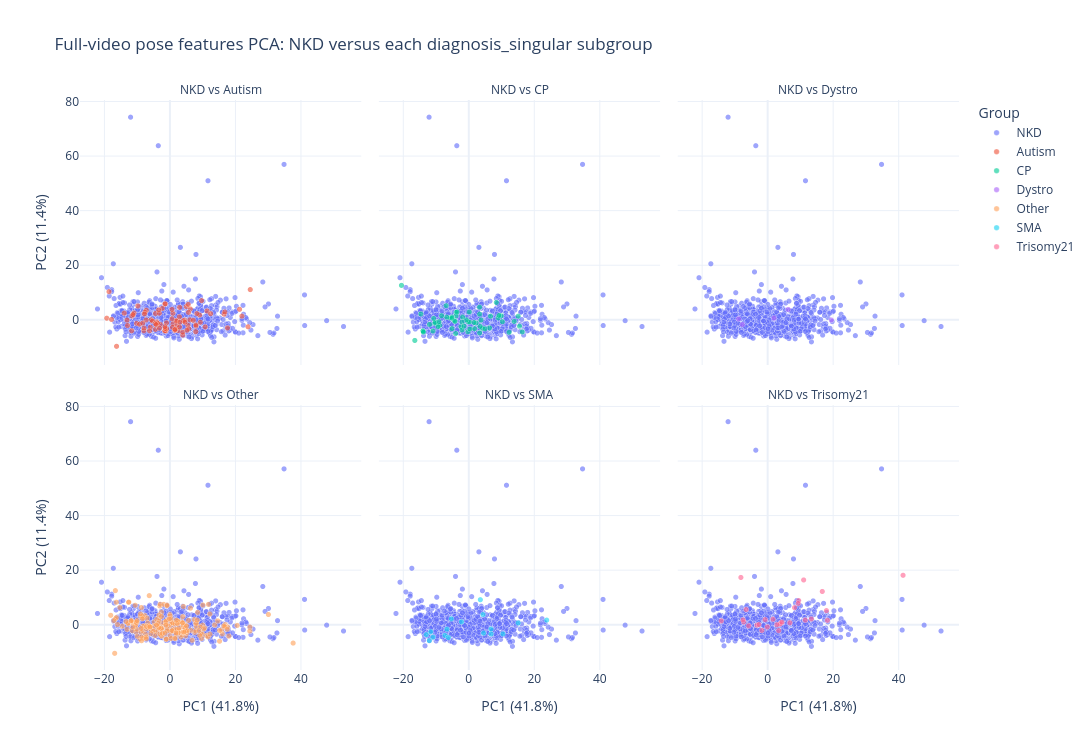

Source (notebook cell):
### Code cell
fig_full_pairwise, df_pca_full_pairwise = plot_nkd_vs_subgroups(
    df_pca_full,
    explained_full,
    'Full-video pose features PCA: NKD versus each diagnosis_singular subgroup',
)
fig_full_pairwise.show()

### Figure 1 — Plotly figure (JSON) as saved in the notebook; plotly's stock layout.template omitted (floating-point values rounded to 4 significant figures; data arrays with more than 128 entries replaced by an {"elided": "..."} marker saying what was removed)
{"data": [{"customdata": {"elided": "1044x5 mixed values"}, "hovertemplate": "<b>%{hovertext}</b><br><br>Group=NKD<br>comparison=NKD vs Autism<br>PC1 (41.8%)=%{x}<br>PC2 (11.4%)=%{y}<br>diagnosis_singular=%{customdata[0]}<br>pma_at_visit_days=%{customdata[1]}<br>age_adjusted=%{customdata[2]}<br>sex=%{customdata[3]}<br>prematurity=%{customdata[4]}<extra></extra>", "hovertext": {"elided": "1044 str values"}, "legendgroup": "NKD", "marker": {"color": "#636efa", "line": {"color": "white", "width": 0.25}, "opacity": 0.62, "size": 5.5, "symbol": "circle"}, "mode": "markers", "name": "NKD", "showlegend": true, "type": "scattergl", "x": {"elided": "1044 float values"}, "xaxis": "x4", "y": {"elided": "1044 float values"}, "yaxis": "y4"}, {"customdata": {"elided": "1044x5 mixed values"}, "hovertemplate": "<b>%{hovertext}</b><br><br>Group=NKD<br>comparison=NKD vs CP<br>PC1 (41.8%)=%{x}<br>PC2 (11.4%)=%{y}<br>diagnosis_singular=%{customdata[0]}<br>pma_at_visit_days=%{customdata[1]}<br>age_adjusted=%{customdata[2]}<br>sex=%{customdata[3]}<br>prematurity=%{customdata[4]}<extra></extra>", "hovertext": {"elided": "1044 str values"}, "legendgroup": "NKD", "marker": {"color": "#636efa", "line": {"color": "white", "width": 0.25}, "opacity": 0.62, "size": 5.5, "symbol": "circle"}, "mode": "markers", "name": "NKD", "showlegend": false, "type": "scattergl", "x": {"elided": "1044 float values"}, "xaxis": "x5", "y": {"elided": "1044 float values"}, "yaxis": "y5"}, {"customdata": {"elided": "1044x5 mixed values"}, "hovertemplate": "<b>%{hovertext}</b><br><br>Group=NKD<br>comparison=NKD vs Dystro<br>PC1 (41.8%)=%{x}<br>PC2 (11.4%)=%{y}<br>diagnosis_singular=%{customdata[0]}<br>pma_at_visit_days=%{customdata[1]}<br>age_adjusted=%{customdata[2]}<br>sex=%{customdata[3]}<br>prematurity=%{customdata[4]}<extra></extra>", "hovertext": {"elided": "1044 str values"}, "legendgroup": "NKD", "marker": {"color": "#636efa", "line": {"color": "white", "width": 0.25}, "opacity": 0.62, "size": 5.5, "symbol": "circle"}, "mode": "markers", "name": "NKD", "showlegend": false, "type": "scattergl", "x": {"elided": "1044 float values"}, "xaxis": "x6", "y": {"elided": "1044 float values"}, "yaxis": "y6"}, {"customdata": {"elided": "1044x5 mixed values"}, "hovertemplate": "<b>%{hovertext}</b><br><br>Group=NKD<br>comparison=NKD vs Other<br>PC1 (41.8%)=%{x}<br>PC2 (11.4%)=%{y}<br>diagnosis_singular=%{customdata[0]}<br>pma_at_visit_days=%{customdata[1]}<br>age_adjusted=%{customdata[2]}<br>sex=%{customdata[3]}<br>prematurity=%{customdata[4]}<extra></extra>", "hovertext": {"elided": "1044 str values"}, "legendgroup": "NKD", "marker": {"color": "#636efa", "line": {"color": "white", "width": 0.25}, "opacity": 0.62, "size": 5.5, "symbol": "circle"}, "mode": "markers", "name": "NKD", "showlegend": false, "type": "scattergl", "x": {"elided": "1044 float values"}, "xaxis": "x", "y": {"elided": "1044 float values"}, "yaxis": "y"}, {"customdata": {"elided": "1044x5 mixed values"}, "hovertemplate": "<b>%{hovertext}</b><br><br>Group=NKD<br>comparison=NKD vs SMA<br>PC1 (41.8%)=%{x}<br>PC2 (11.4%)=%{y}<br>diagnosis_singular=%{customdata[0]}<br>pma_at_visit_days=%{customdata[1]}<br>age_adjusted=%{customdata[2]}<br>sex=%{customdata[3]}<br>prematurity=%{customdata[4]}<extra></extra>", "hovertext": {"elided": "1044 str values"}, "legendgroup": "NKD", "marker": {"color": "#636efa", "line": {"color": "white", "width": 0.25}, "opacity": 0.62, "size": 5.5, "symbol": "circle"}, "mode": "markers", "name": "NKD", "showlegend": false, "type": "scattergl", "x": {"elided": "1044 float values"}, "xaxis": "x2", "y": {"elided": "1044 float values"}, "yaxis": "y2"}, {"customdata": {"elided": "1044x5 mixed values"}, "hovertemplate": "<b>%{hovertext}</b><br><br>Group=NKD<br>comparison=NKD vs Trisomy21<br>PC1 (41.8%)=%{x}<br>PC2 (11.4%)=%{y}<br>diagnosis_singular=%{customdata[0]}<br>pma_at_visit_days=%{customdata[1]}<br>age_adjusted=%{customdata[2]}<br>sex=%{customdata[3]}<br>prematurity=%{customdata[4]}<extra></extra>", "hovertext": {"elided": "1044 str values"}, "legendgroup": "NKD", "marker": {"color": "#636efa", "line": {"color": "white", "width": 0.25}, "opacity": 0.62, "size": 5.5, "symbol": "circle"}, "mode": "markers", "name": "NKD", "showlegend": false, "type": "scattergl", "x": {"elided": "1044 float values"}, "xaxis": "x3", "y": {"elided": "1044 float values"}, "yaxis": "y3"}, {"customdata": {"elided": "92x5 mixed values"}, "hovertemplate": "<b>%{hovertext}</b><br><br>Group=Autism<br>comparison=NKD vs Autism<br>PC1 (41.8%)=%{x}<br>PC2 (11.4%)=%{y}<br>diagnosis_singular=%{customdata[0]}<br>pma_at_visit_days=%{customdata[1]}<br>age_adjusted=%{customdata[2]}<br>sex=%{customdata[3]}<br>prematurity=%{customdata[4]}<extra></extra>", "hovertext": ["596-6928de1f-M-65-2010261202", "5388-8d8a8bdc-M-165-2010271636", "24035-f65d7460-F-32-2011061359_A", "24081-9d351125-2101201711_A", "24156-54a38a26-2102101140_S", "24254-2021-26-02T100941", "24266-6aef1ce9-2103010850_A", "24305-9ea5d2ca-2103080845", "24309-9beb9f1a-2103081614_C", "24314-ba15622b-2103100915_A", "24318-c122175d-2103111027_C", "24381-3608af48-2103291252_A", "24402-a4a4a9c4-2104011805_A", "24420-cc8cd301-2104061213", "24474-de0d57b2-210429144226", "24487-f32fe4ac-2105101351_A", "24574-bb1d9804-2106071058_A", "24583-0c328ff9-2106081145_C", "24606-9af91f2e-2106141541_A", "24634-dfe83103-210622112237", "24645-d2592c71-210623154856", "24651-8d2bec5a-210624120128", "24659-4dfd44d3-210625104846", "24664-734dc359-210628105615", "24698-c30e7798-2107071016_C", "24736-ce30a673-2107201005_S", "24774-d25d6e60-2108031123_M", "24783-393c4979-2108041446_M", "24788-60405a2b-2108050948", "24796-cbf6cfe7-2108061042_A", "24803-6280951c-2108090908_A", "24808-d5b6f2a4-2108091429_A", "24820-42ca768d-2108161119_A", "24825-cef3ba28-2108161616_A", "24838-f0153697-2108191443_S", "24857-754cc201-2108301603_A", "24871-c4225de1-2109071525_A", "24872-71c959e3-2109081057_A", "24941-17c4e120-2109301659", "24957-9af6fc2c-2110061135_A", "24997-fab69e70-2110131517_A", "24998-9adcee24-211013160559", "25005-c5a5324d-211015154315", "25017-43c08790-211020121642", "25043-0a35c1eb-211026111542", "25044-79bc6ddc-211026113507", "25046-5ef0839a-211026152555", "25050-04d110ef-211028102343", "25072-c63ce63a-211104134809", "25168-41e009c1-211203104442", "25186-8b723859-211208151342", "25205-7b998acd-2112211118_C", "25272-6c4725c9-220126162217", "25312-dbeb3b0a-2202210920_A", "25314-b1984729-2202221338_A", "25319-fcc2f1f9-220224150201", "25360-ac772461-2203111109_A", "25419-f8e229e8-2204071020", "25423-a43042ff-2204111529_A", "25439-b7b4adde-2204181509_A", "25451-7bc04546-220422144609", "25465-28dd776d-2205021508_A", "25479-240ee5bf-2205241559_M", "25502-c8e69e5c-2206201137", "25510-e06add3d-2206231128", "25539-bf0ade45-2207061521", "25552-502a9293-2207141242", "25627-43561d2e-2208151246_A", "25654-fc9595f4-2209020910_A", "25671-7bcd08f3-2209141152_A", "25687-868296e2-2209191526", "25728-688c6d3b-221007120320", "25756-8fd56a21-221021105740", "25793-41f58803-221103160458", "25811-1f388a20-221109122301", "25873-e83983e2-221202130438", "25932-26fa5ffc-230105133541", "25987-3562d04f-230123112016", "26055-3b38b99d-230207164944", "26060-e777f9de-230209140608", "26088-6463ac69-230215095946", "26163-755919b4-230309103944", "26176-038cb840-230313163555", "26177-9e5c0e30-230314134932", "26180-38f9a081-230315115727", "26200-9033d96a-230322154554", "26270-e34b8b18-230412101424", "26284-f40037e2-230414151647", "26473-ff0d5b70-230612125152", "26478-a6523da1-230613112722", "26628-a2d9d2e1-230802123855", "26690-99b7897f-230818110446"], "legendgroup": "Autism", "marker": {"color": "#EF553B", "line": {"color": "white", "width": 0.25}, "opacity": 0.62, "size": 5.5, "symbol": "circle"}, "mode": "markers", "name": "Autism", "showlegend": true, "type": "scattergl", "x": [2.293, 5.03, -7.941, 2.55, -18.58, -7.253, -11.54, -1.484, -4.07, 16.58, -5.956, 9.706, -1.471, -1.435, 0.992, 5.49, 1.703, -1.228, -10.16, 3.928, -2.297, 8.019, 3.914, 2.135, -7.192, -19.27, 5.777, -5.711, -4.403, -12.93, -16.28, -2.918, 2.919, 1.483, -9.788, -9.274, -1.031, 9.112, -7.892, -4.382, 21.31, 23.89, 5.215, 0.941, 6.155, 4.568, 17.61, -1.546, 1.933, -1.004, -3.802, 7.918, -13.93, -5.309, -7.606, -4.423, -17.82, 6.263, 11.36, -13.09, -10.96, 22.01, -4.176, -8.296, 0.6619, 24.57, 7.168, 10.8, -11.67, 4.15, 2.952, 0.8051, -6.206, -7.759, 3.052, -11.25, 0.6661, 12.45, 16.78, -1.405, 5.627, 8.264, 2.991, 1.604, -3.202, 4.624, 5.682, -3.165, 7.947, -1.493, 9.311, -3.417], "xaxis": "x4", "y": [-0.1743, 5.007, -3.857, -3.796, 10.48, 0.1196, 1.543, 5.897, -0.6012, 2.222, -2.569, 7.208, -3.76, 6.031, -1.268, -1.815, -3.601, -3.939, -1.146, -5.452, 4.356, -2.144, -4.399, -1.847, 3.661, 0.741, -3.124, 0.1796, -3.332, -1.932, -9.558, -1.535, 1.274, -3.657, 5.234, -1.457, -0.9516, 1.903, -2.897, 2.49, 4.004, -2.377, -3.65, 2.542, 0.1659, 0.04026, -2.803, -3.868, -0.2063, -3.153, -1.043, -4.182, 2.595, -0.2661, 2.951, -1.229, 0.2983, 4.144, 3.41, 0.05005, 2.669, 1.505, -1.587, -1.049, 0.5671, 11.23, -0.01718, -2.424, -3.863, -0.1529, -2.459, -2.585, -3.854, 2.318, -0.7342, 2.082, 3.979, 2.417, 3.025, -3.025, 5.819, 2.439, 4.717, -3.331, 2.583, -0.7352, 2.889, -2.91, -1.781, -2.358, -0.7311, 3.787], "yaxis": "y4"}, {"customdata": {"elided": "60x5 mixed values"}, "hovertemplate": "<b>%{hovertext}</b><br><br>Group=CP<br>comparison=NKD vs CP<br>PC1 (41.8%)=%{x}<br>PC2 (11.4%)=%{y}<br>diagnosis_singular=%{customdata[0]}<br>pma_at_visit_days=%{customdata[1]}<br>age_adjusted=%{customdata[2]}<br>sex=%{customdata[3]}<br>prematurity=%{customdata[4]}<extra></extra>", "hovertext": ["18460-95c55cb7-M-104-2011031001", "24126-ad94ea33-2102030903_M", "24130-aba77d21-2102031446", "24163-146a5cc0-2102111059_A", "24563-fc75064b-2106030956_A", "24628-f38f7cdd-2106181223_A", "24691-74808ffe-2107021103_A", "24738-8ebd6d7b-2107201107", "24740-c75eacd0-2107201551_A", "24747-6ddad2a6-2107221206_M", "24748-e337d2e9-2107221213_A", "24835-792d1e16-2108181546_A", "24862-3b2da113-2109021157", "24870-ea27e1d0-2109071055_M", "24897-2f1b01db-2109141443", "24927-3a532b3c-2109281150_A", "24935-37d1d1b5-2109291520_A", "24965-419a4c1a-2110071546_A", "24966-bf83d067-2110081141_A", "25037-d5002b30-211025115143", "25067-dbc2d99d-211103145752", "25088-ba8b84c9-211109160719", "25107-44cf259e-211112153559", "25115-81749865-2111161515_A", "25189-7d4ee992-211209133402", "25202-652d1113-211217091920", "25230-d629e439-220107090332", "25244-15dd34ba-2201181609_A", "25296-070578e1-2202101543_A", "25298-e2b0ab47-2202111252_A", "25329-0ad2d31b-2203011038_M", "25355-3ad5acc7-2203101255_A", "25418-e02f42d0-2204061405_A", "25427-c3e706d3-2204121641_A", "25444-075528fd-220419153549", "25480-2ec6e196-2205251151_M", "25535-67572980-2207011548_A", "25551-fb7d1220-2207141253_A", "25566-8188fabb-2207181117_A", "25570-08e18932-2207191420_A", "25571-e1f2edcf-2207191430_A", "25586-48cc9232-2207251506", "25588-e58a2b5b-2207261227_A", "25592-7f32725b-2207271014_M", "25603-08b88ffb-2208031249", "25652-904cb00a-2209011232_A", "25653-346e3c0e-2209011411_A", "25670-de9943f6-2209131525_A", "25695-7be8a529-2209211233_C", "25719-c1fe0030-221004161838", "25773-a42946fb-221026110701", "25781-7b4baa15-221028122455", "25977-417a7049-230119113055", "26008-b9aec2f4-230126090936", "26246-0a54217f-230404140649", "26276-151d29a5-230413114210", "26585-0aeb7854-230717105743", "26594-b020ff96-230720160010", "26624-cb9865d2-230728142058", "26728-1813df7e-230829125125"], "legendgroup": "CP", "marker": {"color": "#00cc96", "line": {"color": "white", "width": 0.25}, "opacity": 0.62, "size": 5.5, "symbol": "circle"}, "mode": "markers", "name": "CP", "showlegend": true, "type": "scattergl", "x": [16.48, -13.91, 3.451, -13.83, -10.3, -2.224, -3.771, 3.448, -11.86, -5.593, -20.43, -0.1443, 9.118, 6.481, 4.3, -3.727, 10.41, -0.07721, -8.756, 0.3196, 3.619, -4.974, 6.779, 15.64, 5.097, -10.83, -4.338, -6.768, 1.916, 15.23, -10.08, 2.388, 0.2802, -13.73, -9.276, -8.987, 1.737, -6.606, -8.172, 10.06, -10.6, -4.977, 9.385, 12.46, -3.878, -0.6308, -3.489, 0.4811, -1.926, 14.02, -1.931, -4.092, 8.561, 3.438, -14.52, -1.748, -5.015, -1.328, 3.856, -16.35], "xaxis": "x5", "y": [-4.272, -3.901, -4.629, -3.972, -1.096, -2.399, 2.866, 2.235, -1.534, 0.8524, 12.79, -4.213, 0.8785, -2.812, -2.946, 1.627, -0.5297, -0.5306, -1.858, -0.6127, -2.27, 1.189, 1.478, -2.172, -3.142, -3.945, -0.07156, 5.334, -3.099, 1.474, -0.8027, -0.993, 3.018, -4.339, -2.346, -0.5489, -0.8363, 1.129, 1.661, 1.622, 0.6592, 0.7667, 1.783, -4.407, -4.876, 0.1564, 3.039, -3.196, -0.6248, -0.4266, -3.559, -0.4088, 6.517, 4.804, 2.304, 1.155, -3.066, -2.188, 0.06051, -7.397], "yaxis": "y5"}, {"customdata": [["Dystro", 303, 23, 1, 1], ["Dystro", 408, 128, 1, 0], ["Dystro", 415, 135, 1, 1], ["Dystro", 333, 60, 1, 0], ["Dystro", 357, 72, 1, 0]], "hovertemplate": "<b>%{hovertext}</b><br><br>Group=Dystro<br>comparison=NKD vs Dystro<br>PC1 (41.8%)=%{x}<br>PC2 (11.4%)=%{y}<br>diagnosis_singular=%{customdata[0]}<br>pma_at_visit_days=%{customdata[1]}<br>age_adjusted=%{customdata[2]}<br>sex=%{customdata[3]}<br>prematurity=%{customdata[4]}<extra></extra>", "hovertext": ["24531-dec25a0f-2105251150", "24620-0ec8609b-2106170950_A", "24895-0f06f942-2109140926_A", "25009-e55ee64e-211019110002", "25187-f238f186-211208160541"], "legendgroup": "Dystro", "marker": {"color": "#ab63fa", "line": {"color": "white", "width": 0.25}, "opacity": 0.62, "size": 5.5, "symbol": "circle"}, "mode": "markers", "name": "Dystro", "showlegend": true, "type": "scattergl", "x": [6.375, 19.57, -8.801, -7.645, 2.039], "xaxis": "x6", "y": [3.974, 0.09395, 0.5081, -1.565, 0.8009], "yaxis": "y6"}, {"customdata": {"elided": "207x5 mixed values"}, "hovertemplate": "<b>%{hovertext}</b><br><br>Group=Other<br>comparison=NKD vs Other<br>PC1 (41.8%)=%{x}<br>PC2 (11.4%)=%{y}<br>diagnosis_singular=%{customdata[0]}<br>pma_at_visit_days=%{customdata[1]}<br>age_adjusted=%{customdata[2]}<br>sex=%{customdata[3]}<br>prematurity=%{customdata[4]}<extra></extra>", "hovertext": {"elided": "207 str values"}, "legendgroup": "Other", "marker": {"color": "#FFA15A", "line": {"color": "white", "width": 0.25}, "opacity": 0.62, "size": 5.5, "symbol": "circle"}, "mode": "markers", "name": "Other", "showlegend": true, "type": "scattergl", "x": {"elided": "207 float values"}, "xaxis": "x", "y": {"elided": "207 float values"}, "yaxis": "y"}, {"customdata": [["SMA", 282, 9, 0, 0], ["SMA", 311, 38, 0, 0], ["SMA", null, null, 0, 0], ["SMA", 377, 104, 0, 0], ["SMA", 293, 20, 0, 0], ["SMA", 319, 39, 1, 0], ["SMA", 289, 12, 1, 0], ["SMA", 265, -15, 0, 1], ["SMA", 420, 140, 0, 1], ["SMA", 406, 139, 0, 0], ["SMA", 365, 85, 1, 1], ["SMA", 298, 20, 0, 0], ["SMA", 378, 115, 0, 0], ["SMA", 327, 49, 0, 0], ["SMA", 324, 47, 1, 0], ["SMA", 282, 7, 1, 0], ["SMA", 385, 107, 1, 0]], "hovertemplate": "<b>%{hovertext}</b><br><br>Group=SMA<br>comparison=NKD vs SMA<br>PC1 (41.8%)=%{x}<br>PC2 (11.4%)=%{y}<br>diagnosis_singular=%{customdata[0]}<br>pma_at_visit_days=%{customdata[1]}<br>age_adjusted=%{customdata[2]}<br>sex=%{customdata[3]}<br>prematurity=%{customdata[4]}<extra></extra>", "hovertext": ["24312-2021-09-03T144017", "24423-e497bbc9-2104071415_M", "24482-2021-05-05T142938", "24683-6448a13e-2106301349_M", "24714-d715b599-2107121145_C", "24755-91c94767-2107271611_A", "25139-ac580972-211123144250", "25178-90c2bfad-211207141400", "25470-de86a265-220511120633", "25641-d287e624-2208241420_A", "26206-8bcde91e-230324090438", "26215-0498cc4a-230327134306", "26298-0e44f82f-230420114603", "26303-eba618af-230425100603", "26305-1f4de049-230425110735", "26604-8891d2f5-230725130919", "26737-6df188f9-230829152726"], "legendgroup": "SMA", "marker": {"color": "#19d3f3", "line": {"color": "white", "width": 0.25}, "opacity": 0.62, "size": 5.5, "symbol": "circle"}, "mode": "markers", "name": "SMA", "showlegend": true, "type": "scattergl", "x": [-10.79, -12.85, -11.93, 6.965, 23.94, 10.56, -2.098, -6.547, 6.916, 4.476, -11.5, 3.668, -7.162, 15.22, 4.649, -6.095, -5.206], "xaxis": "x2", "y": [-4.529, -3.636, -5.82, -3.392, 1.694, -3.358, 1.05, -1.627, -1.597, 3.733, -2.568, 9.174, -3.907, 0.6644, -3.068, -4.678, 2.152], "yaxis": "y2"}, {"customdata": {"elided": "28x5 mixed values"}, "hovertemplate": "<b>%{hovertext}</b><br><br>Group=Trisomy21<br>comparison=NKD vs Trisomy21<br>PC1 (41.8%)=%{x}<br>PC2 (11.4%)=%{y}<br>diagnosis_singular=%{customdata[0]}<br>pma_at_visit_days=%{customdata[1]}<br>age_adjusted=%{customdata[2]}<br>sex=%{customdata[3]}<br>prematurity=%{customdata[4]}<extra></extra>", "hovertext": ["24326-2021-12-03T141534", "24427-4d777f33-2104091514_A", "24467-3cb7ebad-210427115700", "24614-5fbaf9e1-2106160955_A", "24627-be70be84-2106181203_A", "24662-11bd6610-210625112202", "24682-a33d80a4-2106301225_A", "24703-bc64b1d3-2107071216_A", "24860-d686976d-2109010907_A", "25031-5a32b908-211022120658", "25137-11a37642-2111221128_A", "25201-6d8db8bb-211216142545", "25237-5cfb66a2-2201121121_A", "25286-df1531b7-2202071200_A", "25313-5549749a-220221122456", "25430-17107374-2204131240", "25512-be1062b7-2206231614_A", "25615-45891bbd-2208081522_A", "25903-7b1a294c-221212134212", "26072-8256647a-230213114703", "26232-c9d1b7c8-230329095847", "26341-3f0b11af-230510125836", "26351-58c7130d-230512142950", "26459-10547843-230605101131", "26467-5a40e49a-230606164315", "26511-a6612ad8-230621114837", "26526-e76be7af-230623134820", "26630-29c7824d-230802143220"], "legendgroup": "Trisomy21", "marker": {"color": "#FF6692", "line": {"color": "white", "width": 0.25}, "opacity": 0.62, "size": 5.5, "symbol": "circle"}, "mode": "markers", "name": "Trisomy21", "showlegend": true, "type": "scattergl", "x": [-0.6749, 9.588, 1.712, -5.695, -3.163, 6.895, -1.679, 18.36, 4.165, 3.468, -2.586, 9.428, 3.869, 41.47, 2.924, 4.437, 13.45, -7.214, 8.308, -6.486, -8.082, 11.59, 16.79, 11.1, 18.06, -14.07, -7.424, -0.007553], "xaxis": "x3", "y": [1.882, 8.859, 2.032, -0.4152, -0.1556, 0.7315, -2.065, 1.629, 0.6444, -2.136, 0.06709, 7.839, 0.2588, 18.13, 0.003989, 0.9358, 2.121, 0.993, 6.275, 5.578, 17.35, 1.708, 12.2, 16.42, 5.183, 1.41, 1.791, -0.8137], "yaxis": "y3"}], "layout": {"annotations": [{"font": {}, "showarrow": false, "text": "NKD vs Other", "x": 0.16, "xanchor": "center", "xref": "paper", "y": 0.465, "yanchor": "bottom", "yref": "paper"}, {"font": {}, "showarrow": false, "text": "NKD vs SMA", "x": 0.5, "xanchor": "center", "xref": "paper", "y": 0.465, "yanchor": "bottom", "yref": "paper"}, {"font": {}, "showarrow": false, "text": "NKD vs Trisomy21", "x": 0.84, "xanchor": "center", "xref": "paper", "y": 0.465, "yanchor": "bottom", "yref": "paper"}, {"font": {}, "showarrow": false, "text": "NKD vs Autism", "x": 0.16, "xanchor": "center", "xref": "paper", "y": 1.0, "yanchor": "bottom", "yref": "paper"}, {"font": {}, "showarrow": false, "text": "NKD vs CP", "x": 0.5, "xanchor": "center", "xref": "paper", "y": 1.0, "yanchor": "bottom", "yref": "paper"}, {"font": {}, "showarrow": false, "text": "NKD vs Dystro", "x": 0.84, "xanchor": "center", "xref": "paper", "y": 1.0, "yanchor": "bottom", "yref": "paper"}], "height": 750, "legend": {"title": {"text": "Group"}, "tracegroupgap": 0}, "title": {"text": "Full-video pose features PCA: NKD versus each diagnosis_singular subgroup"}, "width": 1150, "xaxis": {"anchor": "y", "domain": [0, 0.32], "title": {"text": "PC1 (41.8%)"}}, "xaxis2": {"anchor": "y2", "domain": [0.34, 0.66], "matches": "x", "title": {"text": "PC1 (41.8%)"}}, "xaxis3": {"anchor": "y3", "domain": [0.68, 1.0], "matches": "x", "title": {"text": "PC1 (41.8%)"}}, "xaxis4": {"anchor": "y4", "domain": [0, 0.32], "matches": "x", "showticklabels": false}, "xaxis5": {"anchor": "y5", "domain": [0.34, 0.66], "matches": "x", "showticklabels": false}, "xaxis6": {"anchor": "y6", "domain": [0.68, 1.0], "matches": "x", "showticklabels": false}, "yaxis": {"anchor": "x", "domain": [0, 0.465], "title": {"text": "PC2 (11.4%)"}}, "yaxis2": {"anchor": "x2", "domain": [0, 0.465], "matches": "y", "showticklabels": false}, "yaxis3": {"anchor": "x3", "domain": [0, 0.465], "matches": "y", "showticklabels": false}, "yaxis4": {"anchor": "x4", "domain": [0.535, 1.0], "matches": "y", "title": {"text": "PC2 (11.4%)"}}, "yaxis5": {"anchor": "x5", "domain": [0.535, 1.0], "matches": "y", "showticklabels": false}, "yaxis6": {"anchor": "x6", "domain": [0.535, 1.0], "matches": "y", "showticklabels": false}}}
